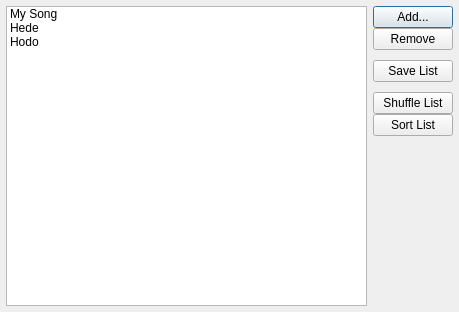
<?xml version="1.0" encoding="UTF-8"?>
<ui version="4.0">
 <class>PlayListEditor</class>
 <widget class="QDialog" name="PlayListEditor">
  <property name="geometry">
   <rect>
    <x>0</x>
    <y>0</y>
    <width>459</width>
    <height>312</height>
   </rect>
  </property>
  <property name="windowTitle">
   <string>PlayList Editor</string>
  </property>
  <layout class="QGridLayout" name="gridLayout">
   <property name="leftMargin">
    <number>6</number>
   </property>
   <property name="topMargin">
    <number>6</number>
   </property>
   <property name="rightMargin">
    <number>6</number>
   </property>
   <property name="bottomMargin">
    <number>6</number>
   </property>
   <property name="horizontalSpacing">
    <number>6</number>
   </property>
   <property name="verticalSpacing">
    <number>0</number>
   </property>
   <item row="0" column="0">
    <widget class="QListWidget" name="listWidget">
     <property name="movement">
      <enum>QListView::Snap</enum>
     </property>
     <item>
      <property name="text">
       <string>My Song</string>
      </property>
     </item>
     <item>
      <property name="text">
       <string>Hede</string>
      </property>
     </item>
     <item>
      <property name="text">
       <string>Hodo</string>
      </property>
     </item>
    </widget>
   </item>
   <item row="0" column="1">
    <layout class="QVBoxLayout" name="verticalLayout">
     <property name="spacing">
      <number>0</number>
     </property>
     <property name="topMargin">
      <number>0</number>
     </property>
     <item>
      <widget class="QPushButton" name="pushButton_2">
       <property name="text">
        <string>Add...</string>
       </property>
      </widget>
     </item>
     <item>
      <widget class="QPushButton" name="pushButton_4">
       <property name="text">
        <string>Remove</string>
       </property>
      </widget>
     </item>
     <item>
      <spacer name="verticalSpacer_4">
       <property name="orientation">
        <enum>Qt::Vertical</enum>
       </property>
       <property name="sizeType">
        <enum>QSizePolicy::Fixed</enum>
       </property>
       <property name="sizeHint" stdset="0">
        <size>
         <width>20</width>
         <height>10</height>
        </size>
       </property>
      </spacer>
     </item>
     <item>
      <widget class="QPushButton" name="pushButton_3">
       <property name="text">
        <string>Save List</string>
       </property>
      </widget>
     </item>
     <item>
      <spacer name="verticalSpacer_2">
       <property name="orientation">
        <enum>Qt::Vertical</enum>
       </property>
       <property name="sizeType">
        <enum>QSizePolicy::Fixed</enum>
       </property>
       <property name="sizeHint" stdset="0">
        <size>
         <width>20</width>
         <height>10</height>
        </size>
       </property>
      </spacer>
     </item>
     <item>
      <widget class="QPushButton" name="pushButton_6">
       <property name="text">
        <string>Shuffle List</string>
       </property>
      </widget>
     </item>
     <item>
      <widget class="QPushButton" name="pushButton_5">
       <property name="text">
        <string>Sort List</string>
       </property>
      </widget>
     </item>
     <item>
      <spacer name="verticalSpacer_3">
       <property name="orientation">
        <enum>Qt::Vertical</enum>
       </property>
       <property name="sizeHint" stdset="0">
        <size>
         <width>20</width>
         <height>40</height>
        </size>
       </property>
      </spacer>
     </item>
    </layout>
   </item>
  </layout>
 </widget>
 <resources/>
 <connections/>
</ui>
